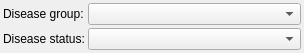
<?xml version="1.0" encoding="UTF-8"?>
<ui version="4.0">
 <class>DiseaseInfoWidget</class>
 <widget class="QWidget" name="DiseaseInfoWidget">
  <property name="geometry">
   <rect>
    <x>0</x>
    <y>0</y>
    <width>304</width>
    <height>49</height>
   </rect>
  </property>
  <property name="windowTitle">
   <string>Disease information</string>
  </property>
  <layout class="QGridLayout" name="gridLayout">
   <property name="leftMargin">
    <number>3</number>
   </property>
   <property name="topMargin">
    <number>3</number>
   </property>
   <property name="rightMargin">
    <number>3</number>
   </property>
   <property name="bottomMargin">
    <number>3</number>
   </property>
   <property name="spacing">
    <number>3</number>
   </property>
   <item row="1" column="1">
    <widget class="QComboBox" name="group">
     <property name="sizePolicy">
      <sizepolicy hsizetype="Expanding" vsizetype="Fixed">
       <horstretch>0</horstretch>
       <verstretch>0</verstretch>
      </sizepolicy>
     </property>
     <property name="maxVisibleItems">
      <number>20</number>
     </property>
    </widget>
   </item>
   <item row="1" column="0">
    <widget class="QLabel" name="label">
     <property name="text">
      <string>Disease group:</string>
     </property>
    </widget>
   </item>
   <item row="3" column="1">
    <widget class="QComboBox" name="status">
     <property name="sizePolicy">
      <sizepolicy hsizetype="Expanding" vsizetype="Fixed">
       <horstretch>0</horstretch>
       <verstretch>0</verstretch>
      </sizepolicy>
     </property>
    </widget>
   </item>
   <item row="3" column="0">
    <widget class="QLabel" name="label_2">
     <property name="text">
      <string>Disease status:</string>
     </property>
    </widget>
   </item>
  </layout>
 </widget>
 <resources/>
 <connections/>
</ui>
